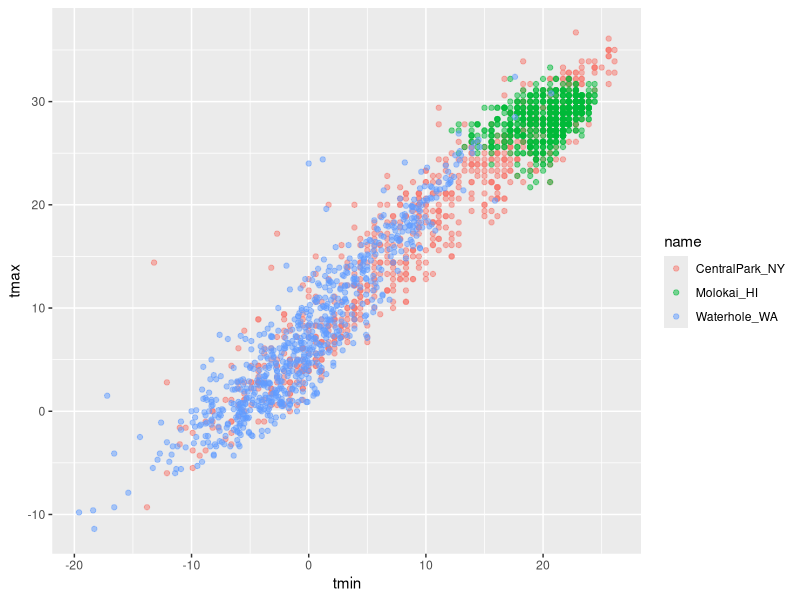
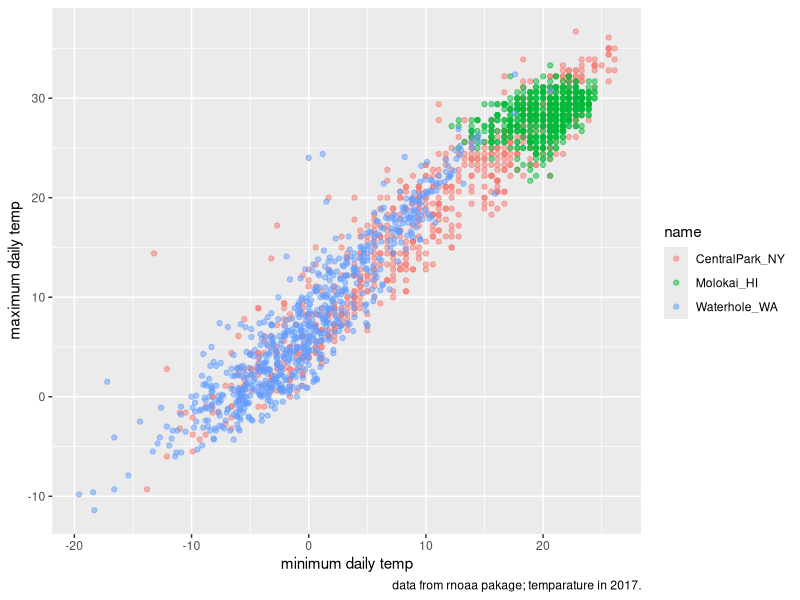
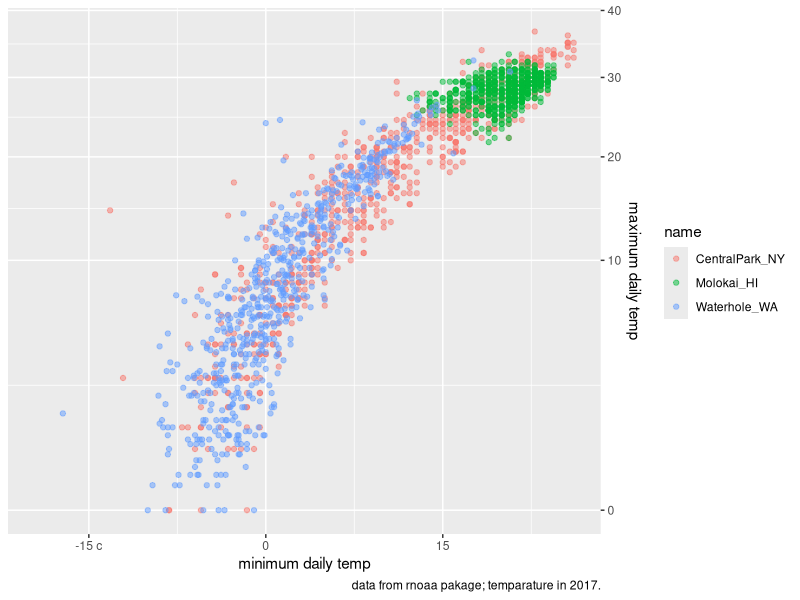
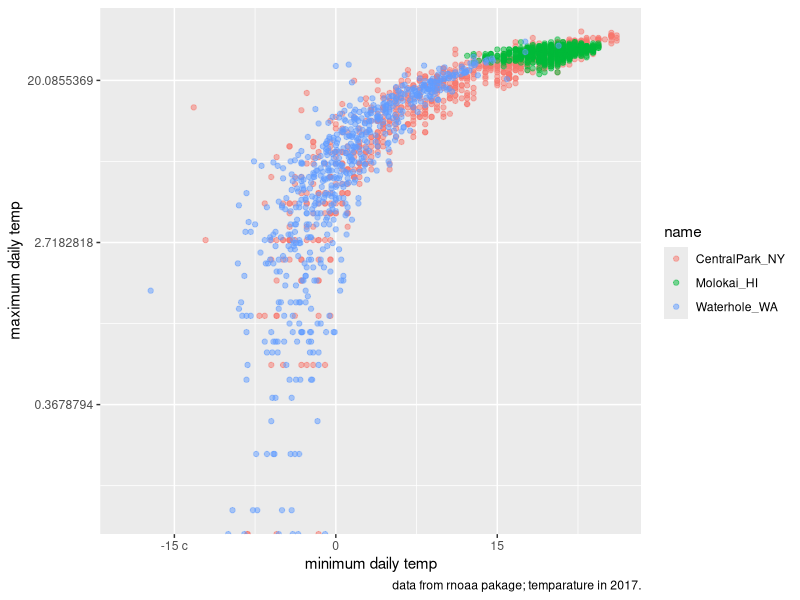
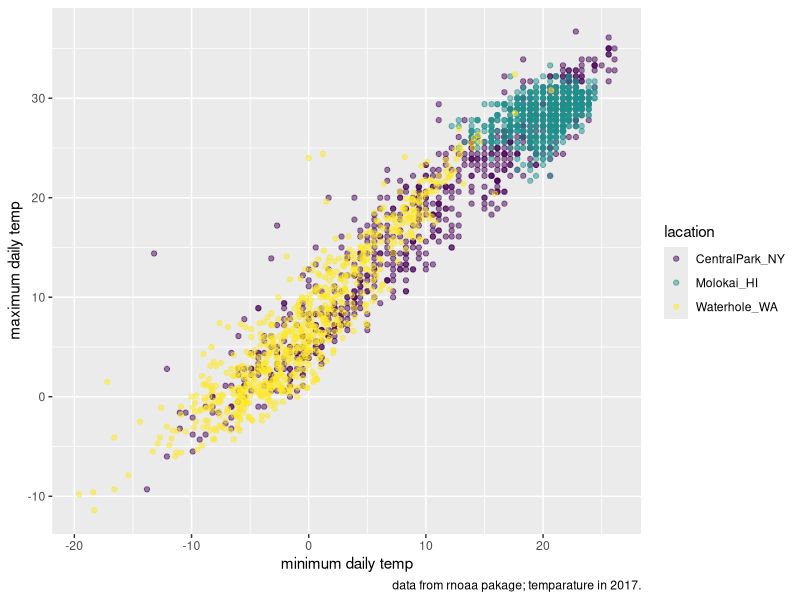
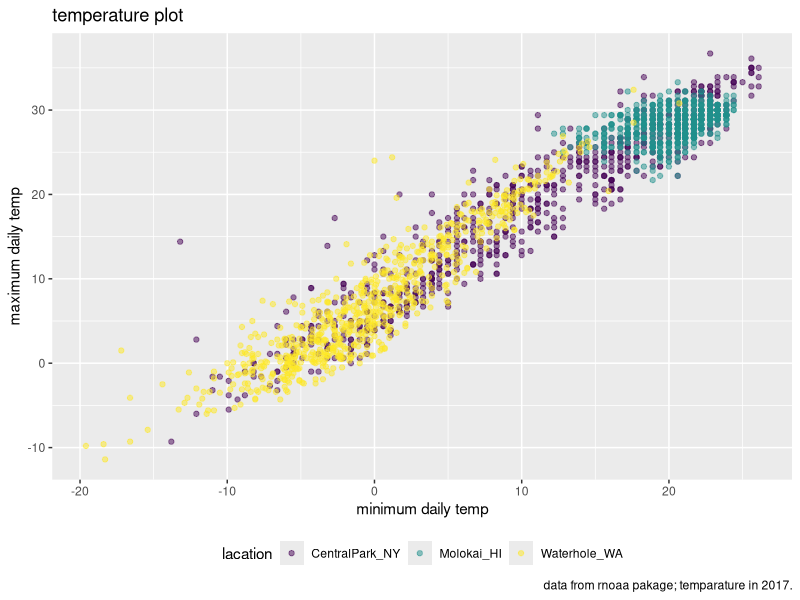
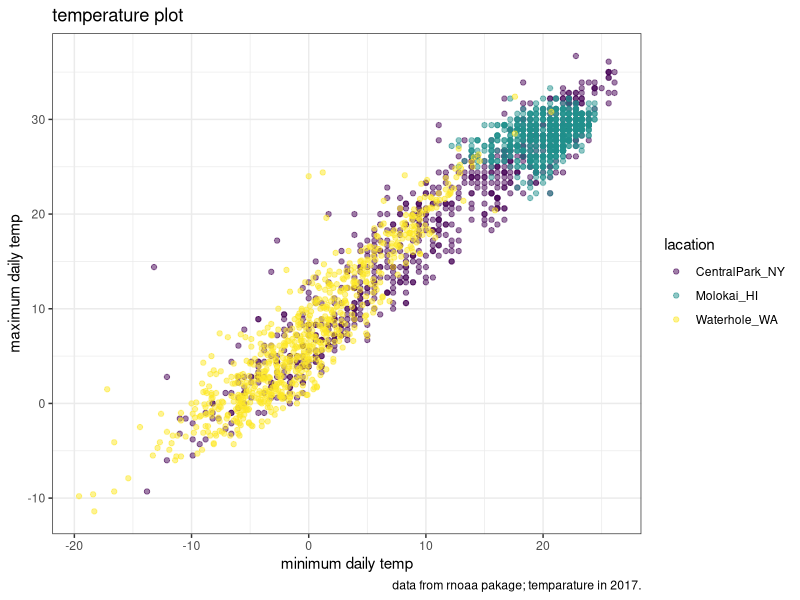
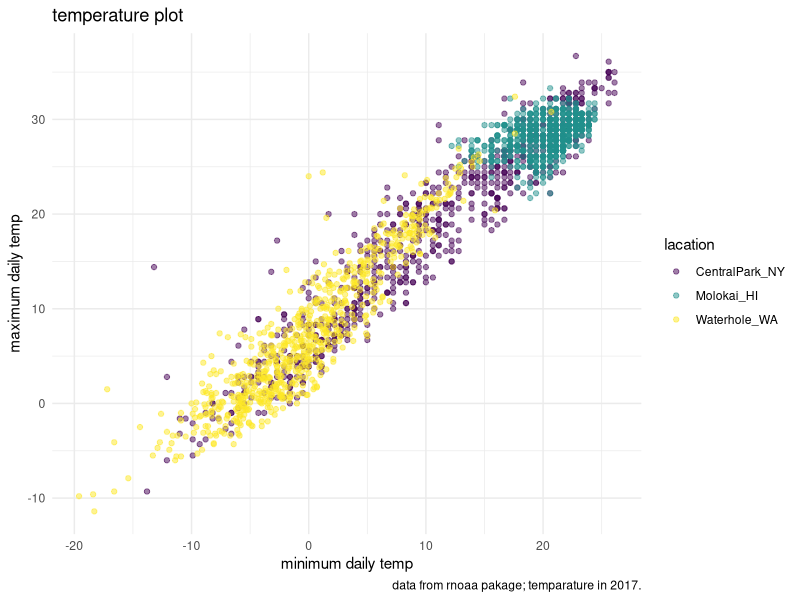

The R source for these figures, in order:
## ---- chunk 1
library(tidyverse)
library(patchwork)
## ---- chunk 2
weather_df=read_csv("./weather_df.csv", na=c("NA","","."))

weather_df
## ---- chunk 3
weather_df %>% 
  ggplot(aes(x= tmin, y =tmax, color=name)) +
  geom_point(alpha=0.5)
## ---- chunk 4
weather_df %>% 
  ggplot(aes(x= tmin, y =tmax, color=name)) +
  geom_point(alpha=0.5)+
  labs(
    ttle="temperature plot",
    x="minimum daily temp",
    y="maximum daily temp",
    caption="data from rnoaa pakage; temparature in 2017."
  )
## ---- chunk 5
weather_df %>% 
  ggplot(aes(x= tmin, y =tmax, color=name)) +
  geom_point(alpha=0.5)+
  labs(
    ttle="temperature plot",
    x="minimum daily temp",
    y="maximum daily temp",
    caption="data from rnoaa pakage; temparature in 2017."
  )+
  scale_x_continuous(
    breaks=c(-15,0,15),
    labels=c("-15 c", "0","15")
  ) +
  scale_y_continuous(
    trans="sqrt", #squreroot transformation
    position= "right"
  )

## ---- chunk 6
weather_df %>% 
  ggplot(aes(x= tmin, y =tmax, color=name)) +
  geom_point(alpha=0.5)+
  labs(
    ttle="temperature plot",
    x="minimum daily temp",
    y="maximum daily temp",
    caption="data from rnoaa pakage; temparature in 2017."
  )+
  scale_x_continuous(
    breaks=c(-15,0,15),
    labels=c("-15 c", "0","15")
  ) +
  scale_y_continuous(
    trans="log" #log transformation
  )
## ---- chunk 7
weather_df %>% 
  ggplot(aes(x= tmin, y =tmax, color=name)) +
  geom_point(alpha=0.5)+
  labs(
    ttle="temperature plot",
    x="minimum daily temp",
    y="maximum daily temp",
    caption="data from rnoaa pakage; temparature in 2017."
  ) +
  viridis::scale_color_viridis(
    name = "lacation",
    discrete = TRUE)
## ---- chunk 8
weather_df %>% 
  ggplot(aes(x= tmin, y =tmax, color=name)) +
  geom_point(alpha=0.5)+
  labs(
    title="temperature plot",
    x="minimum daily temp",
    y="maximum daily temp",
    caption="data from rnoaa pakage; temparature in 2017."
  ) +
  viridis::scale_color_viridis(
    name = "lacation",
    discrete = TRUE) +
  theme(legend.position="bottom")
## ---- chunk 9
weather_df %>% 
  ggplot(aes(x= tmin, y =tmax, color=name)) +
  geom_point(alpha=0.5)+
  labs(
    title="temperature plot",
    x="minimum daily temp",
    y="maximum daily temp",
    caption="data from rnoaa pakage; temparature in 2017."
  ) +
  viridis::scale_color_viridis(
    name = "lacation",
    discrete = TRUE) +
    theme_bw() ## theme balck and white 
## ---- chunk 10
weather_df %>% 
  ggplot(aes(x= tmin, y =tmax, color=name)) +
  geom_point(alpha=0.5)+
  labs(
    title="temperature plot",
    x="minimum daily temp",
    y="maximum daily temp",
    caption="data from rnoaa pakage; temparature in 2017."
  ) +
  viridis::scale_color_viridis(
    name = "lacation",
    discrete = TRUE) +
    theme_minimal() ## theme balck and white 
## ---- chunk 11
weather_df %>% 
  ggplot(aes(x= tmin, y =tmax, color=name)) +
  geom_point(alpha=0.5)+
  labs(
    title="temperature plot",
    x="minimum daily temp",
    y="maximum daily temp",
    caption="data from rnoaa pakage; temparature in 2017."
  ) +
  viridis::scale_color_viridis(
    name = "lacation",
    discrete = TRUE) +
    theme_classic() ## theme balck and white but without borders 
## ---- chunk 12
weather_df %>% 
  ggplot(aes(x= tmin, y =tmax, color=name)) +
  geom_point(alpha=0.5)+
  labs(
    title="temperature plot",
    x="minimum daily temp",
    y="maximum daily temp",
    caption="data from rnoaa pakage; temparature in 2017."
  ) +
  viridis::scale_color_viridis(
    name = "lacation",
    discrete = TRUE) +
    ggthemes:: theme_economist() ## theme economist
## ---- chunk 13
weather_df %>% 
  ggplot(aes(x= tmin, y =tmax, color=name)) +
  geom_point(alpha=0.5)+
  labs(
    title="temperature plot",
    x="minimum daily temp",
    y="maximum daily temp",
    caption="data from rnoaa pakage; temparature in 2017."
  ) +
  viridis::scale_color_viridis(
    name = "lacation",
    discrete = TRUE) +
    ggthemes::theme_excel() ## theme excel
## ---- chunk 14
weather_df %>% 
  ggplot(aes(x= tmin, y =tmax, color=name)) +
  geom_point(alpha=0.5)+
  labs(
    title="temperature plot",
    x="minimum daily temp",
    y="maximum daily temp",
    caption="data from rnoaa pakage; temparature in 2017."
  ) +
  viridis::scale_color_viridis(
    name = "lacation",
    discrete = TRUE) +
    theme_minimal() +
  theme(legend.position="bottom")
## ---- chunk 15
central_park =
  weather_df %>% 
  filter(name == "CentralPark_NY")

Molakai=
  weather_df %>% 
  filter( name == "Molokai_HI")


ggplot (data = Molakai, aes(x= date, y =tmax, color=name)) +
  geom_point()+
  geom_line(data=central_park)

## ---- chunk 16
weather_df %>% 
  ggplot(aes(x=tmin,fill=name))+
  geom_density(alpha=0.5) +
  facet_grid(. ~ name)
## ---- chunk 17
tmax_tmin_p=
  weather_df %>% 
  ggplot(aes(x=tmin, y=tmax, color=name))+
  geom_point(alpha=0.5)+
  theme(legend.position ="none")

prcp_dens_p=
  weather_df %>% 
  filter(prcp>0) %>% 
  ggplot(aes(x=prcp, fill=name)) +
  geom_density(alpha=0.5)+
  theme(legend.position ="none")

tmax_date_p=
  weather_df %>%
  ggplot(aes(x=date, y=tmax, color=name))+
  geom_point()+
  geom_smooth(se=FALSE)+
  theme(legend.position ="none")

tmax_tmin_p+(prcp_dens_p+tmax_date_p)

tmax_tmin_p/(prcp_dens_p+tmax_date_p) # create a patch and put plots together


